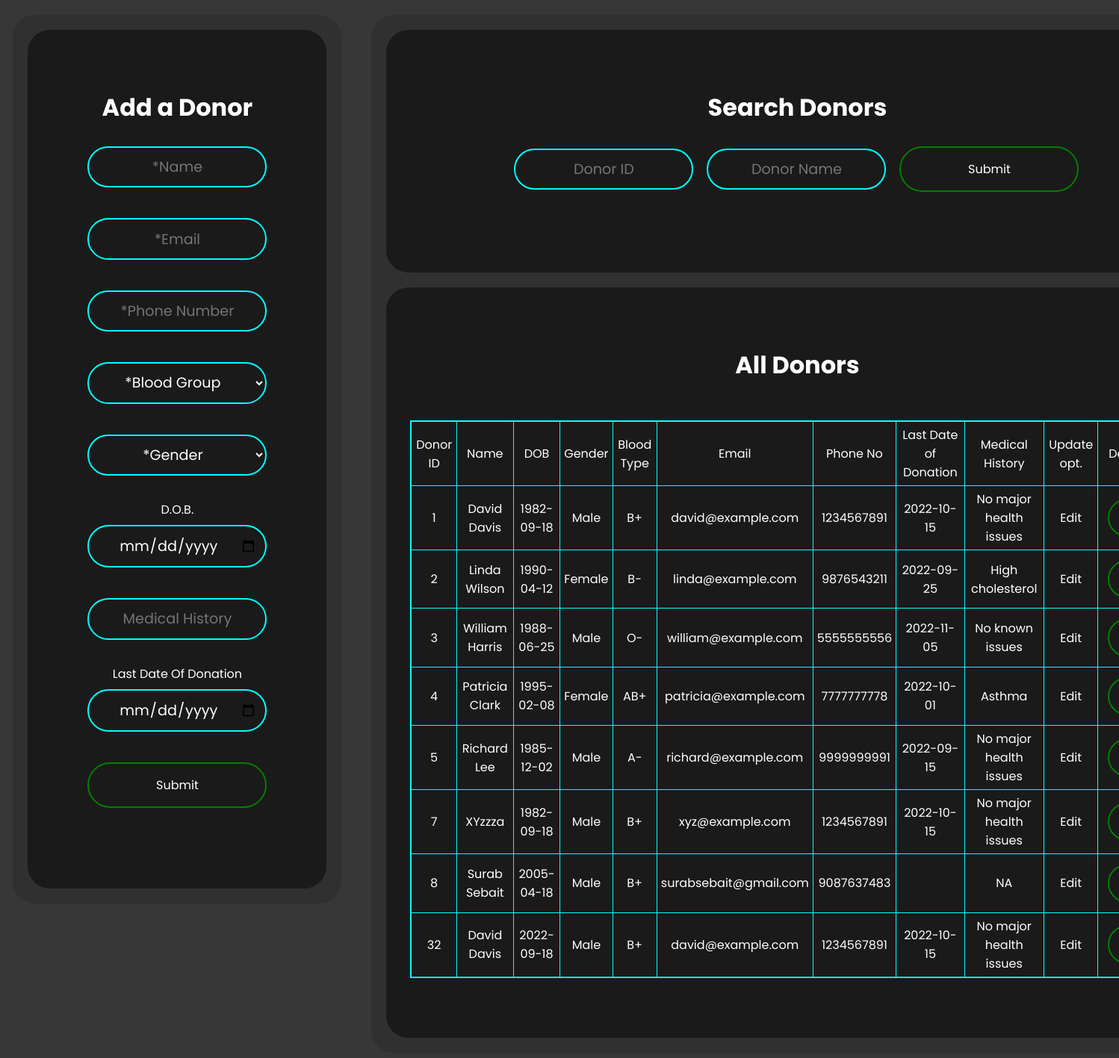
The app's page /Donor_admin.php, older data.
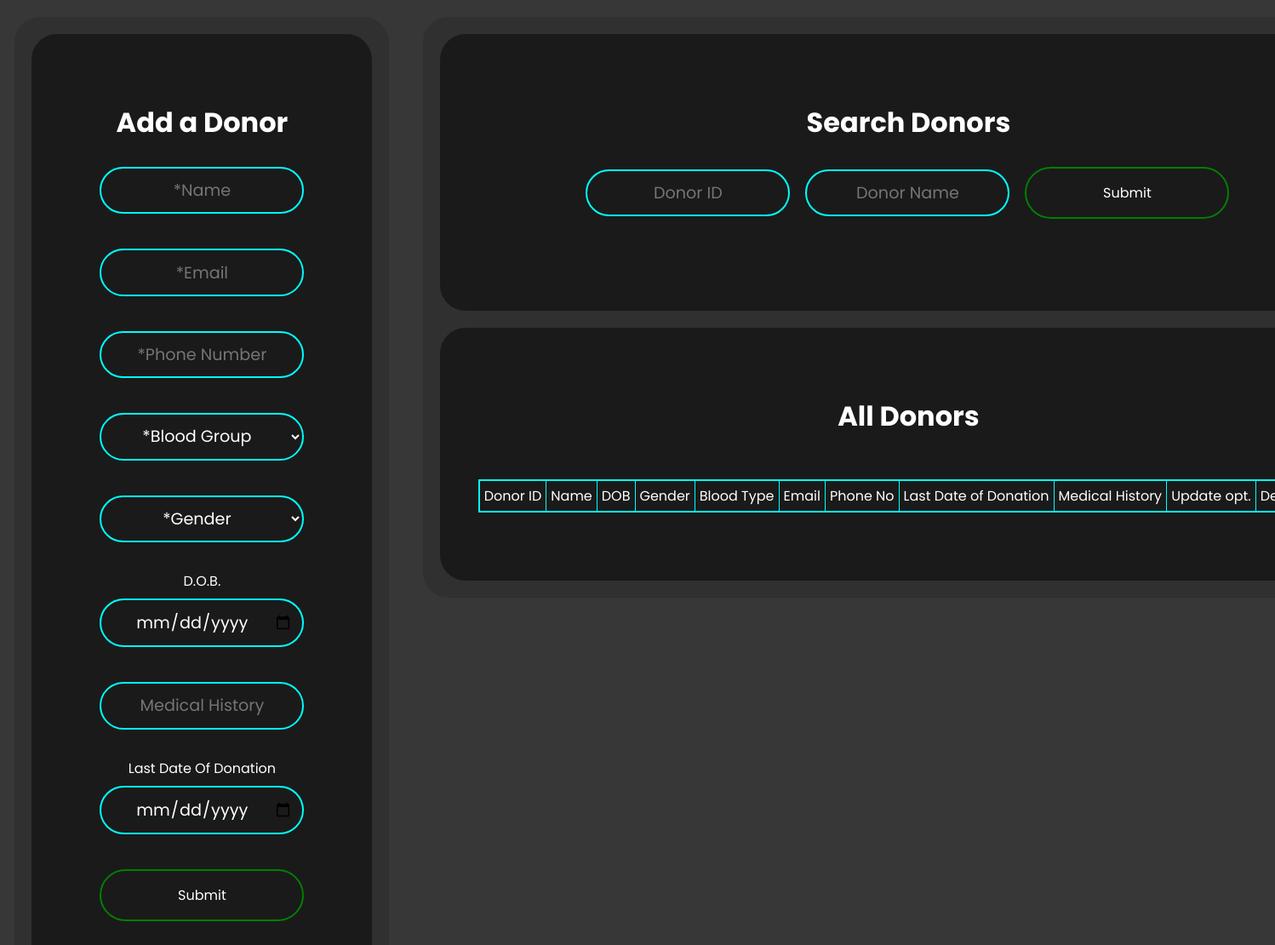
The same page, newer data.
### tables this page shows
CREATE TABLE Donor ( D_ID INT PRIMARY KEY AUTO_INCREMENT, D_Name VARCHAR(120) NOT NULL,
					 D_DoB DATE NOT NULL, D_Gender VARCHAR(20) NOT NULL, D_Blood_Type VARCHAR(20) NOT NULL,
                     D_Email VARCHAR(120) NOT NULL, D_Phone_No BIGINT NOT NULL,
                     Last_Date_of_Donation DATE DEFAULT NULL, Medical_History VARCHAR(150) DEFAULT NULL);

### Donor_admin.php (the view, shortened to what the changed rows need)
<!DOCTYPE html>
<html lang="en">
     <head>
          <link rel="stylesheet" href="styles.css">
          <link rel="stylesheet" href="home-nav.css">
     </head>
     <body>
     <div class="leftContainer">
          <div class="add">
               <h1>Add a Donor</h1>
          </div>
     </div>
          <div class = "rightContainer">
               <div class = "search">
                    <h1>Search Donors</h1>
               </div>
               <div class = "view">
               <h1>All Donors</h1>
               <?php
                    $conn = mysqli_connect('localhost:3307', 'root', 'root', 'BloodBank');
                    $query = "SELECT * FROM Donor";
                    if ($result = $conn->query($query))
                    {
                        echo '<br><br>';
                        echo '<table border = "1">'."\n";
                        while ($row = $result->fetch_assoc())
                        {
                            echo "<tr><td>";
                            echo $row['D_ID'];
                            echo "</td><td>";
                            echo $row['D_Name'];
                            echo "</td><td>";
                            echo $row['D_DoB'];
                            echo "</td><td>";
                            echo $row['D_Gender'];
                            echo "</td><td>";
                            echo $row['D_Blood_Type'];
                            echo "</td><td>";
                            echo $row['D_Email'];
                            echo "</td><td>";
                            echo $row['D_Phone_No'];
                            echo "</td><td>";
                            echo $row['Last_Date_of_Donation'];
                            echo "</td><td>";
                            echo $row['Medical_History'];
                            echo "</td><td>";
                            echo ('<a href="Donor_update.php?D_ID='.$row['D_ID'].'">Edit</a>');
                            echo "</td><td>";
                            echo ('<form method = "POST">');
                            echo ('<input type="submit" name= "delete" value="Delete" class = "deleteBtn">');
                            echo ('</form>');
                            echo "</td></tr>";
                        }
                        echo "</table>\n";
                    }
               ?>
          </div>
          </div>
     </body>
</html>

Row changes from the older to the newer data that the page shows:
removed donor: D_ID "1", D_Name "David Davis", D_DoB "1982-09-18", D_Gender "Male", D_Blood_Type "B+", D_Email "david@example.com", D_Phone_No "1234567891", Last_Date_of_Donation "2022-10-15", Medical_History "No major health issues"
removed donor: D_ID "2", D_Name "Linda Wilson", D_DoB "1990-04-12", D_Gender "Female", D_Blood_Type "B-", D_Email "linda@example.com", D_Phone_No "9876543211", Last_Date_of_Donation "2022-09-25", Medical_History "High cholesterol"
removed donor: D_ID "3", D_Name "William Harris", D_DoB "1988-06-25", D_Gender "Male", D_Blood_Type "O-", D_Email "william@example.com", D_Phone_No "5555555556", Last_Date_of_Donation "2022-11-05", Medical_History "No known issues"
removed donor: D_ID "4", D_Name "Patricia Clark", D_DoB "1995-02-08", D_Gender "Female", D_Blood_Type "AB+", D_Email "patricia@example.com", D_Phone_No "7777777778", Last_Date_of_Donation "2022-10-01", Medical_History "Asthma"
removed donor: D_ID "5", D_Name "Richard Lee", D_DoB "1985-12-02", D_Gender "Male", D_Blood_Type "A-", D_Email "richard@example.com", D_Phone_No "9999999991", Last_Date_of_Donation "2022-09-15", Medical_History "No major health issues"
removed donor: D_ID "7", D_Name "XYzzza", D_DoB "1982-09-18", D_Gender "Male", D_Blood_Type "B+", D_Email "xyz@example.com", D_Phone_No "1234567891", Last_Date_of_Donation "2022-10-15", Medical_History "No major health issues"
removed donor: D_ID "8", D_Name "Surab Sebait", D_DoB "2005-04-18", D_Gender "Male", D_Blood_Type "B+", D_Email "surabsebait@gmail.com", D_Phone_No "9087637483", Medical_History "NA"
removed donor: D_ID "32", D_Name "David Davis", D_DoB "2022-09-18", D_Gender "Male", D_Blood_Type "B+", D_Email "david@example.com", D_Phone_No "1234567891", Last_Date_of_Donation "2022-10-15", Medical_History "No major health issues"
